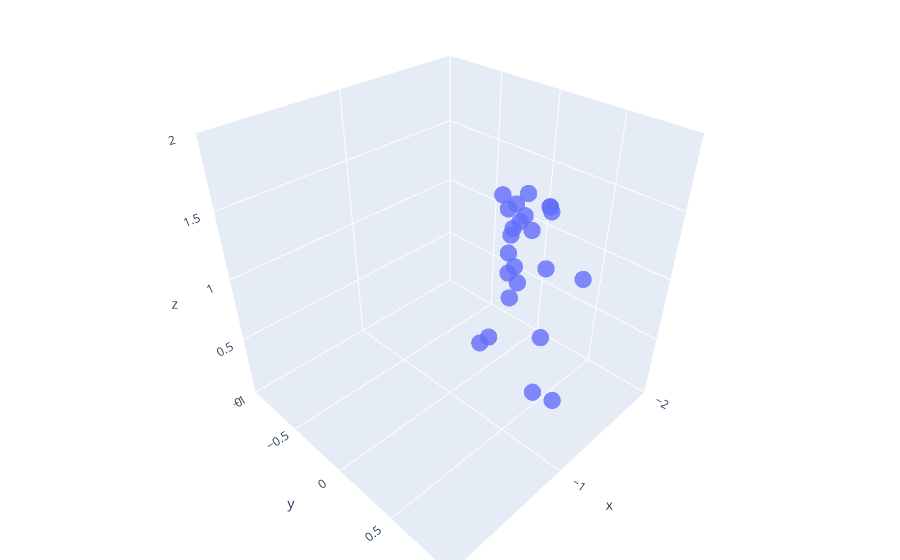

Write notebook code for a chart like this one.
### Code cell
frame_idx = 310
joints = go.Scatter3d(
    x=pose[frame_idx, :, 0],  
    y=pose[frame_idx, :, 1],  
    z=pose[frame_idx, :, 2], 
    mode='markers',
    marker={
        'size': 6,
        'opacity': 0.8,
    }
)

layout = go.Layout(
        margin={'l': 0, 'r': 0, 'b': 0, 't': 0},
        scene = dict(
            xaxis = dict(title="x", range = [-2,0]),
            yaxis = dict(title="y", range = [-1,1]),
            zaxis = dict(title="z", range = [0,2]),
            aspectratio=dict(x=1, y=1, z=1)
    ))

fig = go.Figure(data=[joints], layout=layout)
plotly.offline.iplot(fig)

### Figure 1 — Plotly figure (JSON) as saved in the notebook; plotly's stock layout.template omitted (floating-point values rounded to 4 significant figures)
{"data": [{"marker": {"opacity": 0.8, "size": 6}, "mode": "markers", "type": "scatter3d", "x": [-1.519, -1.528, -1.484, -1.482, -1.696, -1.467, -1.513, -1.496, -1.374, -1.522, -1.631, -1.444, -1.501, -1.535, -1.481, -1.56, -1.602, -1.454, -1.759, -1.409, -1.744, -1.433, -1.679, -1.654], "y": [0.1013, 0.0418, 0.1645, 0.07214, -0.06809, 0.4107, 0.05953, -0.1714, 0.456, 0.06658, -0.2015, 0.5821, 0.09861, 0.006677, 0.154, 0.1444, -0.1036, 0.2753, -0.0244, 0.4424, 0.2062, 0.7039, 0.2388, 0.2529], "z": [0.9037, 0.8172, 0.8186, 1.019, 0.4551, 0.4865, 1.142, 0.06986, 0.06152, 1.192, 0.03007, 0.0196, 1.398, 1.311, 1.297, 1.468, 1.349, 1.295, 1.156, 1.104, 1.285, 1.141, 1.361, 1.377]}], "layout": {"margin": {"b": 0, "l": 0, "r": 0, "t": 0}, "scene": {"aspectratio": {"x": 1, "y": 1, "z": 1}, "xaxis": {"range": [-2, 0], "title": {"text": "x"}}, "yaxis": {"range": [-1, 1], "title": {"text": "y"}}, "zaxis": {"range": [0, 2], "title": {"text": "z"}}}}}
